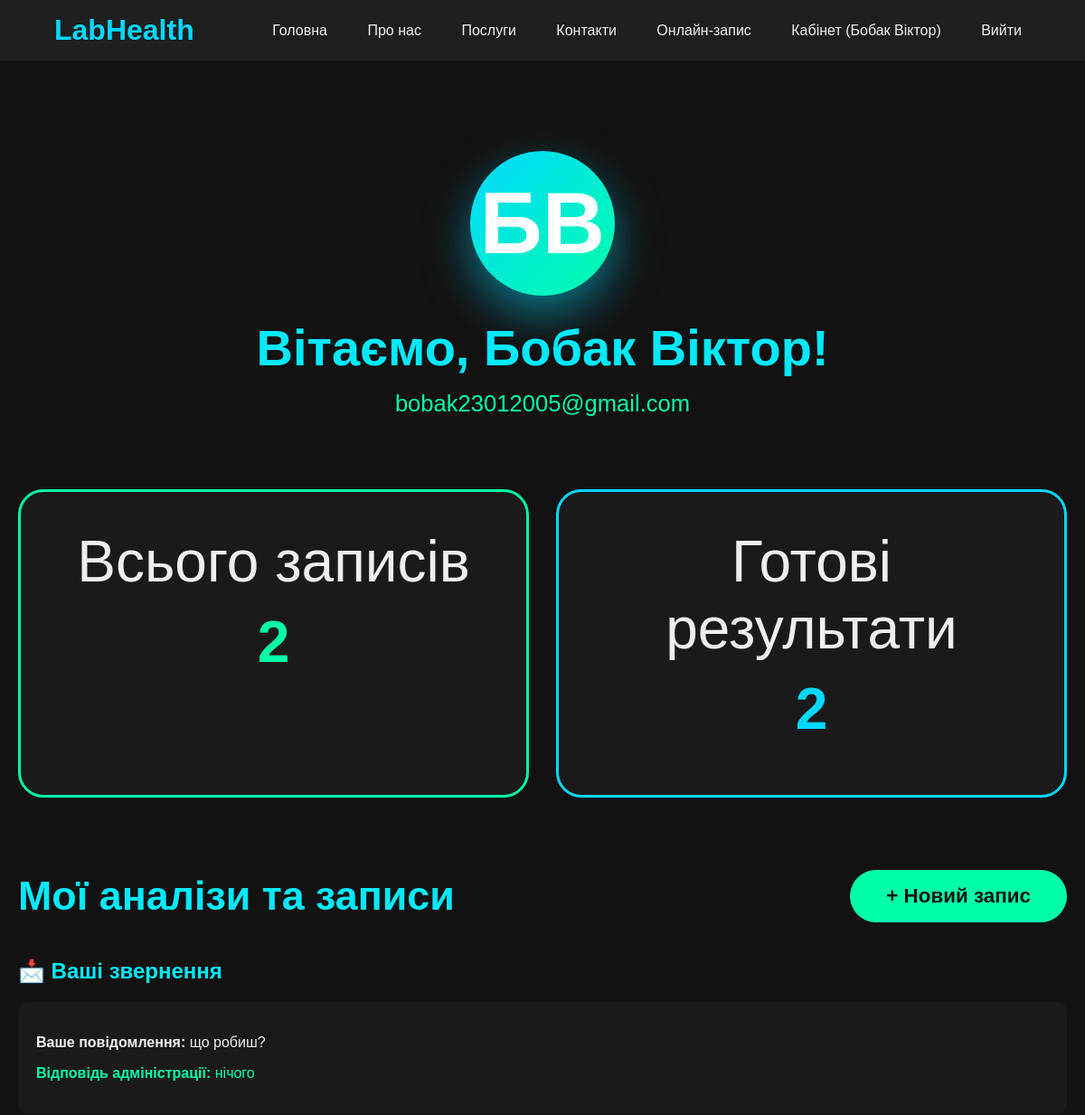
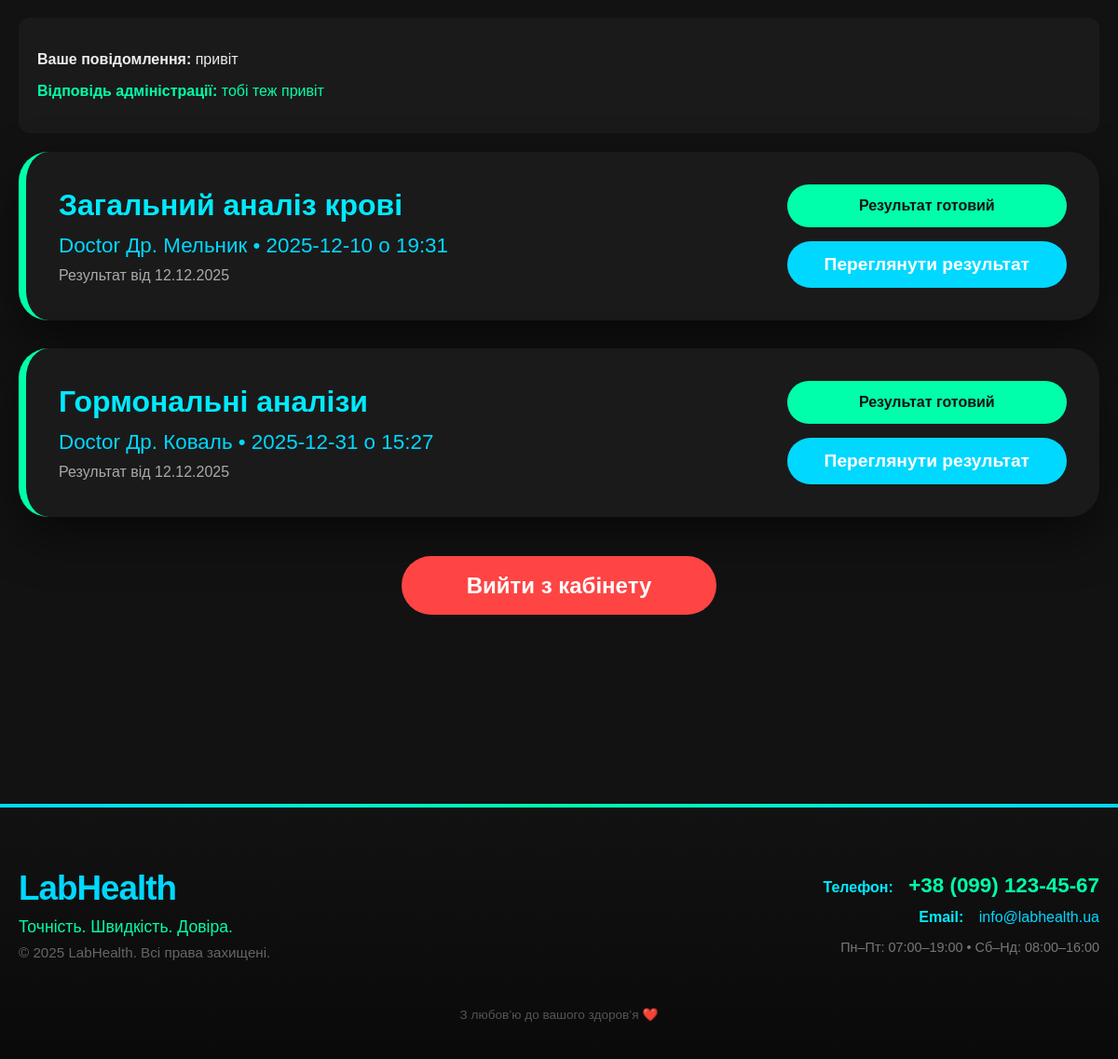
The app's page /profile (signed in) with its own data (2 pictures, top to bottom).
### app.py (models this page shows)
class User(db.Model):
    id = db.Column(db.Integer, primary_key=True)
    name = db.Column(db.String(100), nullable=False)
    email = db.Column(db.String(120), unique=True, nullable=False)
    password = db.Column(db.String(200), nullable=False)
    appointments = db.relationship(
        'Appointment', backref='user', lazy=True, cascade="all, delete-orphan")

class ContactMessage(db.Model):
    id = db.Column(db.Integer, primary_key=True)
    name = db.Column(db.String(120), nullable=False)
    email = db.Column(db.String(120), nullable=False)
    message = db.Column(db.Text, nullable=False)
    reply = db.Column(db.Text, nullable=True)
    created_at = db.Column(
        db.String(50), default=datetime.now().strftime("%d.%m.%Y %H:%M"))

class Appointment(db.Model):
    id = db.Column(db.Integer, primary_key=True)
    user_id = db.Column(db.Integer, db.ForeignKey('user.id'), nullable=False)
    service = db.Column(db.String(200), nullable=False)
    doctor = db.Column(db.String(200), nullable=False)
    date = db.Column(db.String(50), nullable=False)
    time = db.Column(db.String(50), nullable=False)
    status = db.Column(db.String(100), default="Очікує підтвердження")
    result_text = db.Column(db.Text, nullable=True)
    result_date = db.Column(db.String(50), nullable=True)
    result_ready = db.Column(db.Boolean, default=False)
    pdf_link = db.Column(db.String(300), nullable=True)

### app.py (the view)
@app.route('/profile')
def profile():
    if 'user_email' not in session:
        flash('Спочатку увійдіть', 'warning')
        return redirect('/login')
    user = User.query.filter_by(email=session['user_email']).first()
    if not user:
        flash('Користувача не знайдено', 'danger')
        session.clear()
        return redirect('/login')
    appointments = Appointment.query.filter_by(
        user_id=user.id).order_by(Appointment.id.desc()).all()
    messages = ContactMessage.query.filter_by(
        email=session['user_email']).order_by(ContactMessage.id.desc()).all()
    return render_template('profile.html', user=user, appointments=appointments, messages=messages)

### templates/profile.html (shortened to what this page needs)
{% extends "base.html" %}
{% block content %}
<section style="padding:100px 20px; background:#121212; min-height:100vh;">
	<div style="max-width:1200px; margin:0 auto;">
		<div style="text-align:center; margin-bottom:80px;">
			<div
				style="width:160px; height:160px; background:linear-gradient(135deg,#00d8ff,#00ffaa); border-radius:50%; margin:0 auto 25px; display:flex; align-items:center; justify-content:center; font-size:6rem; color:white; box-shadow:0 20px 50px rgba(0,216,255,0.5); font-weight:bold;">
				{{ user.name.split()[0][0] }}{{ user.name.split()[-1][0] if ' ' in user.name else '' }}
			</div>
			<h1 style="color:#00eaff; font-size:3.5em; margin:0;">Вітаємо, {{ user.name }}!</h1>
			<p style="color:#00ffaa; font-size:1.6em; margin:15px 0 0;">{{ session.user_email }}</p>
		</div>
		<div
			style="display:grid; grid-template-columns:repeat(auto-fit, minmax(240px, 1fr)); text-align: center; gap:30px; margin-bottom:80px;">
			<div
				style="background:#1a1a1a; padding:40px; border-radius:28px; text-align:center; border:3px solid #00ffaa;">
				<div style="font-size:4rem; margin-bottom:15px;">Всього записів</div>
				<p style="color:#00ffaa; font-size:4em; font-weight:700; margin:10px 0;">{{ user.appointments|length
					}}</p>
			</div>
			<div
				style="background:#1a1a1a; padding:40px; border-radius:28px; text-align:center; border:3px solid #00d8ff;">
				<div style="font-size : 4rem; margin-bottom:15px;">Готові результати</div>
				<p style="color:#00d8ff; font-size:4em; font-weight:700; margin:10px 0;">
					{{ user.appointments|selectattr("status","equalto","Готово")|list|length }}
				</p>
			</div>
		</div>
		<div style="margin-bottom:60px;">
			<div style="display:flex; justify-content:space-between; align-items:center; margin-bottom:40px;">
				<h2 style="color:#00eaff; font-size:2.8em; margin:0;">Мої аналізи та записи</h2>
				<a href="/appointment"
					style="padding:16px 40px; background:#00ffaa; color:#121212; border-radius:60px; font-size:1.4em; text-decoration:none; font-weight:700;">
					+ Новий запис
				</a>
			</div>
			<h2 style="color:#00eaff; margin-top:40px;">📩 Ваші звернення</h2>
			{% for m in messages %}
			<div style="background:#1a1a1a; padding:20px; border-radius:12px; margin-bottom:20px;">
				<p><strong>Ваше повідомлення:</strong> {{ m.message }}</p>
				{% if m.reply %}
				<p style="color:#00ffaa;"><strong>Відповідь адміністрації:</strong> {{ m.reply }}</p>
				{% else %}
				<p style="color:gray;">Очікує відповіді...</p>
				{% endif %}
			</div>
			{% endfor %}
			{% if user.appointments %}
			{% for apt in user.appointments|reverse %}
			<div
				style="background:#1a1a1a; padding:35px; border-radius:32px; margin-bottom:30px; border-left:8px solid {% if apt.status == 'Готово' %}#00ffaa{% else %}#0066ff{% endif %}; box-shadow:0 20px 50px rgba(0,0,0,0.5);">
				<div style="display:flex; justify-content:space-between; align-items:center; flex-wrap:wrap; gap:20px;">
					<div>
						<h3 style="color:#00eaff; font-size:2em; margin:0 0 12px;">{{ apt.service }}</h3>
						<p style="color:#00d8ff; font-size:1.4em; margin:5px 0;">
							Doctor {{ apt.doctor }} • {{ apt.date }} о {{ apt.time }}
						</p>
						{% if apt.result_date %}
						<p style="color:#aaa; margin:10px 0 0;">Результат від {{ apt.result_date }}</p>
						{% endif %}
					</div>
					<div style="text-align:right;">
						{% if apt.status == 'Готово' %}
						<div
							style="background:#00ffaa; color:#121212; padding:14px 35px; border-radius:50px; font-weight:700; margin-bottom:15px; text-align: center;">
							Результат готовий
						</div>
						<a href="/view_result/{{ loop.revindex0 }}"
							style="display:inline-block; padding:14px 40px; background:#00d8ff; color:white; border-radius:50px; text-decoration:none; font-weight:700; font-size:1.2em;">
							Переглянути результат
						</a>
						{% else %}
						<div
							style="background:#0066ff; color:white; padding:14px 35px; border-radius:50px; font-weight:700;">
							{{ apt.status }}
						</div>
						{% endif %}
					</div>
				</div>
			</div>
			{% endfor %}
			{% endif %}
		</div>
		<div style="text-align:center;">
			<a href="/logout"
				style="padding:18px 70px; background:#ff4444; color:white; border-radius:60px; font-size:1.5em; text-decoration:none; font-weight:700;">
				Вийти з кабінету
			</a>
		</div>
	</div>
</section>
{% endblock %}

### templates/base.html (shortened to what this page needs)
<!DOCTYPE html>
<html lang="uk">
<head>
	<link rel="stylesheet" href="{{ url_for('static', filename='style.css') }}">
</head>
<body>
	<header>
		<div class="container">
			<h1>LabHealth</h1>
			<nav>
				<a href="/">Головна</a>
				<a href="/about">Про нас</a>
				<a href="/services">Послуги</a>
				<a href="/contact">Контакти</a>
				<a href="/appointment">Онлайн-запис</a>
				{% if session.user_email %}
				<a href="/profile">Кабінет ({{ session.user_name }})</a>
				<a href="/logout">Вийти</a>
				{% else %}
				<a href="/login">Вхід</a>
				<a href="/register">Реєстрація</a>
				{% endif %}
			</nav>
		</div>
	</header>
	<main>
		{% block content %}{% endblock %}
	</main>
	<footer
		style="margin-top:120px; padding:70px 20px 40px; background:linear-gradient(to bottom, transparent, #0a0a0a); position:relative;">
		<div
			style="position:absolute; top:0; left:0; right:0; height:4px; background:linear-gradient(90deg, #00d8ff, #00ffaa, #00d8ff);">
		</div>
		<div
			style="max-width:1400px; margin:0 auto; display:flex; justify-content:space-between; align-items:center; flex-wrap:wrap; gap:40px; color:#bbb;">
			<div style="text-align:left;">
				<h2 style="color:#00d8ff; margin:0 0 10px; font-size:2.3em; font-weight:700; letter-spacing:-1px;">
					LabHealth
				</h2>
				<p style="margin:0 0 8px; color:#00ffaa; font-size:1.1em; font-weight:500;">
					Точність. Швидкість. Довіра.
				</p>
				<p style="margin:0; color:#666; font-size:0.95em;">
					© 2025 LabHealth. Всі права захищені.
				</p>
			</div>
			<div style="text-align:right;">
				<div style="margin-bottom:12px;">
					<strong style="color:#00eaff;">Телефон:</strong>
					<a href="tel:+380991234567"
						style="margin-left:12px; color:#00ffaa; font-size:1.4em; font-weight:700; text-decoration:none;">
						+38 (099) 123-45-67
					</a>
				</div>
				<div>
					<strong style="color:#00eaff;">Email:</strong>
					<a href="mailto:info@labhealth.ua" style="margin-left:12px; color:#00d8ff; text-decoration:none;">
						info@labhealth.ua
					</a>
				</div>
				<div style="margin-top:15px; font-size:0.9em; color:#777;">
					Пн–Пт: 07:00–19:00 • Сб–Нд: 08:00–16:00
				</div>
			</div>
		</div>
		<div style="margin-top:50px; text-align:center; color:#555; font-size:0.85em;">
			З любов’ю до вашого здоров’я ❤️
		</div>
	</footer>
</body>
</html>

### static/style.css (style rules this page uses)
body { margin: 0; font-family: 'Poppins', sans-serif; background-color: #121212; color: #eee; }
header { background-color: #1f1f1f; padding: 15px 0; }
header .container { width: 90%; margin: 0 auto; display: flex; justify-content: space-between; align-items: center; }
header h1 { color: #00d8ff; margin: 0; }
nav a { color: #eee; margin-left: 20px; text-decoration: none; padding: 5px 10px; border-radius: 5px; transition: background 0.3s; }
footer { background-color: #1f1f1f; text-align: center; padding: 20px; color: #bbb; }

### records on screen
User: name "Б", name "В", name "Бобак Віктор"
ContactMessage: message "що робиш?", reply "нічого"
ContactMessage: message "привіт", reply "тобі теж привіт"
Appointment: service "Загальний аналіз крові", doctor "Др. Мельник", date "2025-12-10", time "19:31", result_date "12.12.2025"
Appointment: service "Гормональні аналізи", doctor "Др. Коваль", date "2025-12-31", time "15:27", result_date "12.12.2025"

### other values on screen
{{ session.user_name }} "Бобак Віктор"
{{ session.user_email }} "bobak23012005@gmail.com"
{{ user.appointments|length }} "2"
{{ user.appointments|selectattr("status","equalto","Готово")|list|length }} "2"
